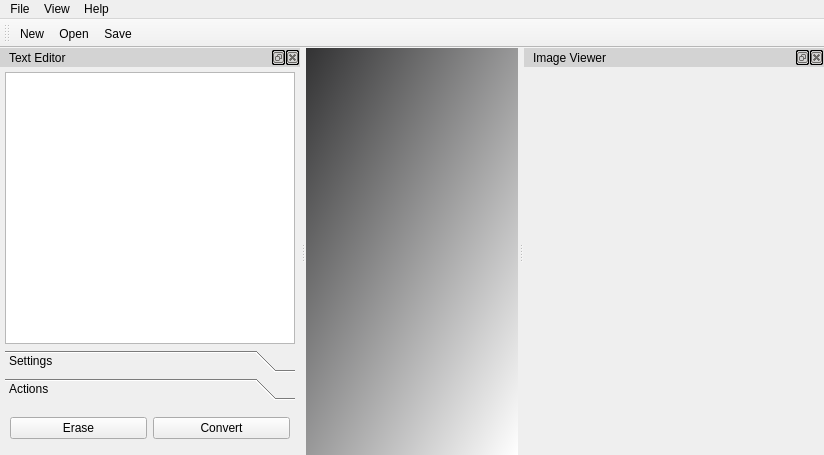
<?xml version="1.0" encoding="UTF-8"?>
<ui version="4.0">
 <class>MainWindow</class>
 <widget class="QMainWindow" name="MainWindow">
  <property name="geometry">
   <rect>
    <x>0</x>
    <y>0</y>
    <width>824</width>
    <height>455</height>
   </rect>
  </property>
  <property name="windowTitle">
   <string>TextAnimator</string>
  </property>
  <property name="windowIcon">
   <iconset resource="../resources.qrc">
    <normaloff>:/icons/icons/logo.svg</normaloff>:/icons/icons/logo.svg</iconset>
  </property>
  <property name="toolTip">
   <string/>
  </property>
  <property name="styleSheet">
   <string notr="true">
#centralwidget{
background-color: qlineargradient(spread:pad, x1:0, y1:0, x2:1, y2:1, stop:0 #323233, stop:1 #fff);
}
#pushButton_colorPicker{
background-color: white;
border-style: inset;
border-width: 1px;
border-radius: 3px;
border-color: tranparent;
padding: 1px;
}
QDockWidget {
    border: 1px solid #fff;
    titlebar-close-icon: url(:/icons/icons/x-circle.svg);
    titlebar-normal-icon: url(:/icons/icons/maximize.svg);
}

QDockWidget::title {
    text-align: left;
    background: lightgray;
    padding-left: 5px;
}

QDockWidget::close-button, QDockWidget::float-button {
    border: 1px solid  tranparent;
    border-radius: 2px;
    background: transparent;
}

QDockWidget::close-button:hover, QDockWidget::float-button:hover {
    background: rgba(255, 255, 255, 10);
}

QDockWidget::close-button:pressed, QDockWidget::float-button:pressed {
    padding: 1px -1px -1px 1px;
    background: rgba(255, 255, 255, 10);
}</string>
  </property>
  <property name="dockNestingEnabled">
   <bool>true</bool>
  </property>
  <widget class="QWidget" name="centralwidget"/>
  <widget class="QMenuBar" name="menuBar">
   <property name="geometry">
    <rect>
     <x>0</x>
     <y>0</y>
     <width>824</width>
     <height>21</height>
    </rect>
   </property>
   <widget class="QMenu" name="menuFile">
    <property name="title">
     <string>File</string>
    </property>
    <addaction name="actionNew"/>
    <addaction name="actionOpen"/>
    <addaction name="separator"/>
    <addaction name="actionSave"/>
    <addaction name="actionSave_as"/>
    <addaction name="separator"/>
    <addaction name="actionExit"/>
   </widget>
   <widget class="QMenu" name="menuView">
    <property name="title">
     <string>View</string>
    </property>
    <addaction name="actionText_Editor_Widget"/>
    <addaction name="actionImage_Viewer_Widget"/>
    <addaction name="actionReset_View"/>
   </widget>
   <widget class="QMenu" name="menuHelp">
    <property name="title">
     <string>Help</string>
    </property>
    <addaction name="actionAbout"/>
   </widget>
   <addaction name="menuFile"/>
   <addaction name="menuView"/>
   <addaction name="menuHelp"/>
  </widget>
  <widget class="QToolBar" name="toolBar">
   <property name="windowTitle">
    <string>toolBar</string>
   </property>
   <property name="movable">
    <bool>true</bool>
   </property>
   <property name="floatable">
    <bool>true</bool>
   </property>
   <attribute name="toolBarArea">
    <enum>TopToolBarArea</enum>
   </attribute>
   <attribute name="toolBarBreak">
    <bool>false</bool>
   </attribute>
   <addaction name="actionNew_toolbar"/>
   <addaction name="actionOpen_toolbar"/>
   <addaction name="actionSave_toolbar"/>
  </widget>
  <widget class="QDockWidget" name="dockWidget_text">
   <property name="sizePolicy">
    <sizepolicy hsizetype="Preferred" vsizetype="Preferred">
     <horstretch>0</horstretch>
     <verstretch>0</verstretch>
    </sizepolicy>
   </property>
   <property name="minimumSize">
    <size>
     <width>300</width>
     <height>322</height>
    </size>
   </property>
   <property name="floating">
    <bool>false</bool>
   </property>
   <property name="features">
    <set>QDockWidget::AllDockWidgetFeatures</set>
   </property>
   <property name="windowTitle">
    <string>Text Editor</string>
   </property>
   <attribute name="dockWidgetArea">
    <number>1</number>
   </attribute>
   <widget class="QWidget" name="dockWidgetContents_text">
    <property name="sizePolicy">
     <sizepolicy hsizetype="Preferred" vsizetype="Preferred">
      <horstretch>0</horstretch>
      <verstretch>0</verstretch>
     </sizepolicy>
    </property>
    <property name="minimumSize">
     <size>
      <width>300</width>
      <height>300</height>
     </size>
    </property>
    <layout class="QVBoxLayout" name="verticalLayout_text" stretch="1,0">
     <property name="spacing">
      <number>6</number>
     </property>
     <property name="sizeConstraint">
      <enum>QLayout::SetDefaultConstraint</enum>
     </property>
     <property name="leftMargin">
      <number>5</number>
     </property>
     <property name="topMargin">
      <number>5</number>
     </property>
     <property name="rightMargin">
      <number>5</number>
     </property>
     <property name="bottomMargin">
      <number>5</number>
     </property>
     <item>
      <widget class="QTextEdit" name="textEdit">
       <property name="font">
        <font>
         <family>Consolas</family>
        </font>
       </property>
       <property name="lineWrapMode">
        <enum>QTextEdit::NoWrap</enum>
       </property>
       <property name="acceptRichText">
        <bool>false</bool>
       </property>
      </widget>
     </item>
     <item>
      <widget class="QToolBox" name="toolBox">
       <property name="maximumSize">
        <size>
         <width>16777215</width>
         <height>100</height>
        </size>
       </property>
       <property name="frameShape">
        <enum>QFrame::NoFrame</enum>
       </property>
       <property name="currentIndex">
        <number>1</number>
       </property>
       <widget class="QWidget" name="page_settings">
        <property name="geometry">
         <rect>
          <x>0</x>
          <y>0</y>
          <width>290</width>
          <height>40</height>
         </rect>
        </property>
        <property name="maximumSize">
         <size>
          <width>16777215</width>
          <height>150</height>
         </size>
        </property>
        <attribute name="icon">
         <iconset resource="../resources.qrc">
          <normaloff>:/icons/icons/chevrons-down.svg</normaloff>:/icons/icons/chevrons-down.svg</iconset>
        </attribute>
        <attribute name="label">
         <string>Settings</string>
        </attribute>
        <layout class="QHBoxLayout" name="horizontalLayout_settings" stretch="2,1,0">
         <property name="leftMargin">
          <number>5</number>
         </property>
         <property name="topMargin">
          <number>5</number>
         </property>
         <property name="rightMargin">
          <number>5</number>
         </property>
         <property name="bottomMargin">
          <number>5</number>
         </property>
         <item>
          <widget class="QFontComboBox" name="fontComboBox">
           <property name="currentFont">
            <font>
             <family>Consolas</family>
            </font>
           </property>
          </widget>
         </item>
         <item>
          <widget class="QSpinBox" name="fontSpinBox">
           <property name="minimum">
            <number>1</number>
           </property>
           <property name="value">
            <number>8</number>
           </property>
          </widget>
         </item>
         <item>
          <widget class="QPushButton" name="pushButton_colorPicker">
           <property name="autoFillBackground">
            <bool>false</bool>
           </property>
           <property name="text">
            <string/>
           </property>
           <property name="icon">
            <iconset resource="../resources.qrc">
             <normaloff>:/icons/icons/droplet.svg</normaloff>:/icons/icons/droplet.svg</iconset>
           </property>
          </widget>
         </item>
        </layout>
       </widget>
       <widget class="QWidget" name="page_actions">
        <property name="geometry">
         <rect>
          <x>0</x>
          <y>0</y>
          <width>290</width>
          <height>40</height>
         </rect>
        </property>
        <attribute name="icon">
         <iconset resource="../resources.qrc">
          <normaloff>:/icons/icons/chevrons-up.svg</normaloff>:/icons/icons/chevrons-up.svg</iconset>
        </attribute>
        <attribute name="label">
         <string>Actions</string>
        </attribute>
        <layout class="QHBoxLayout" name="horizontalLayout_actions">
         <property name="leftMargin">
          <number>5</number>
         </property>
         <property name="topMargin">
          <number>5</number>
         </property>
         <property name="rightMargin">
          <number>5</number>
         </property>
         <property name="bottomMargin">
          <number>5</number>
         </property>
         <item>
          <widget class="QPushButton" name="pushButton_erase">
           <property name="text">
            <string>Erase</string>
           </property>
           <property name="icon">
            <iconset resource="../resources.qrc">
             <normaloff>:/icons/icons/trash-2.svg</normaloff>:/icons/icons/trash-2.svg</iconset>
           </property>
          </widget>
         </item>
         <item>
          <widget class="QPushButton" name="pushButton_convert">
           <property name="text">
            <string>Convert</string>
           </property>
           <property name="icon">
            <iconset resource="../resources.qrc">
             <normaloff>:/icons/icons/zap.svg</normaloff>:/icons/icons/zap.svg</iconset>
           </property>
          </widget>
         </item>
        </layout>
       </widget>
      </widget>
     </item>
    </layout>
   </widget>
  </widget>
  <widget class="QDockWidget" name="dockWidget_image">
   <property name="sizePolicy">
    <sizepolicy hsizetype="Preferred" vsizetype="Preferred">
     <horstretch>0</horstretch>
     <verstretch>0</verstretch>
    </sizepolicy>
   </property>
   <property name="minimumSize">
    <size>
     <width>300</width>
     <height>322</height>
    </size>
   </property>
   <property name="windowTitle">
    <string>Image Viewer</string>
   </property>
   <attribute name="dockWidgetArea">
    <number>2</number>
   </attribute>
   <widget class="QWidget" name="dockWidgetContents_image">
    <property name="sizePolicy">
     <sizepolicy hsizetype="Preferred" vsizetype="Preferred">
      <horstretch>0</horstretch>
      <verstretch>0</verstretch>
     </sizepolicy>
    </property>
    <property name="minimumSize">
     <size>
      <width>300</width>
      <height>300</height>
     </size>
    </property>
    <layout class="QVBoxLayout" name="verticalLayout_image">
     <property name="leftMargin">
      <number>5</number>
     </property>
     <property name="topMargin">
      <number>5</number>
     </property>
     <property name="rightMargin">
      <number>5</number>
     </property>
     <property name="bottomMargin">
      <number>5</number>
     </property>
    </layout>
   </widget>
  </widget>
  <action name="actionNew">
   <property name="icon">
    <iconset resource="../resources.qrc">
     <normaloff>:/icons/icons/file-plus.svg</normaloff>:/icons/icons/file-plus.svg</iconset>
   </property>
   <property name="text">
    <string>New</string>
   </property>
  </action>
  <action name="actionOpen">
   <property name="icon">
    <iconset resource="../resources.qrc">
     <normaloff>:/icons/icons/folder.svg</normaloff>:/icons/icons/folder.svg</iconset>
   </property>
   <property name="text">
    <string>Open</string>
   </property>
  </action>
  <action name="actioninterface_ui">
   <property name="icon">
    <iconset resource="../resources.qrc">
     <normaloff>:/icons/icons/clock.svg</normaloff>:/icons/icons/clock.svg</iconset>
   </property>
   <property name="text">
    <string>interface.ui</string>
   </property>
  </action>
  <action name="actionSave">
   <property name="icon">
    <iconset resource="../resources.qrc">
     <normaloff>:/icons/icons/save.svg</normaloff>:/icons/icons/save.svg</iconset>
   </property>
   <property name="text">
    <string>Save</string>
   </property>
  </action>
  <action name="actionSave_as">
   <property name="icon">
    <iconset resource="../resources.qrc">
     <normaloff>:/icons/icons/save-as.svg</normaloff>:/icons/icons/save-as.svg</iconset>
   </property>
   <property name="text">
    <string>Save as</string>
   </property>
  </action>
  <action name="actionNew_toolbar">
   <property name="icon">
    <iconset resource="../resources.qrc">
     <normaloff>:/icons/icons/file-plus.svg</normaloff>:/icons/icons/file-plus.svg</iconset>
   </property>
   <property name="text">
    <string>New</string>
   </property>
   <property name="toolTip">
    <string>New</string>
   </property>
  </action>
  <action name="actionOpen_toolbar">
   <property name="icon">
    <iconset resource="../resources.qrc">
     <normaloff>:/icons/icons/folder.svg</normaloff>:/icons/icons/folder.svg</iconset>
   </property>
   <property name="text">
    <string>Open</string>
   </property>
   <property name="toolTip">
    <string>Open</string>
   </property>
  </action>
  <action name="actionSave_toolbar">
   <property name="icon">
    <iconset resource="../resources.qrc">
     <normaloff>:/icons/icons/save.svg</normaloff>:/icons/icons/save.svg</iconset>
   </property>
   <property name="text">
    <string>Save</string>
   </property>
   <property name="toolTip">
    <string>Save</string>
   </property>
  </action>
  <action name="actionCut">
   <property name="text">
    <string>Cut</string>
   </property>
  </action>
  <action name="actionCopy">
   <property name="text">
    <string>Copy</string>
   </property>
  </action>
  <action name="actionPaste">
   <property name="text">
    <string>Paste</string>
   </property>
  </action>
  <action name="actionExit">
   <property name="icon">
    <iconset resource="../resources.qrc">
     <normaloff>:/icons/icons/x-square.svg</normaloff>:/icons/icons/x-square.svg</iconset>
   </property>
   <property name="text">
    <string>Exit</string>
   </property>
   <property name="menuRole">
    <enum>QAction::QuitRole</enum>
   </property>
  </action>
  <action name="actionText_Editor_Widget">
   <property name="checkable">
    <bool>true</bool>
   </property>
   <property name="checked">
    <bool>true</bool>
   </property>
   <property name="icon">
    <iconset>
     <selectedoff>:/icons/icons/eye-off.svg</selectedoff>
     <selectedon>:/icons/icons/eye.svg</selectedon>
    </iconset>
   </property>
   <property name="text">
    <string>Text Editor Widget</string>
   </property>
  </action>
  <action name="actionImage_Viewer_Widget">
   <property name="checkable">
    <bool>true</bool>
   </property>
   <property name="checked">
    <bool>true</bool>
   </property>
   <property name="icon">
    <iconset>
     <selectedoff>:/icons/icons/eye-off.svg</selectedoff>
     <selectedon>:/icons/icons/eye.svg</selectedon>
    </iconset>
   </property>
   <property name="text">
    <string>Image Viewer Widget</string>
   </property>
  </action>
  <action name="actionAbout">
   <property name="icon">
    <iconset resource="../resources.qrc">
     <normaloff>:/icons/icons/info.svg</normaloff>:/icons/icons/info.svg</iconset>
   </property>
   <property name="text">
    <string>About</string>
   </property>
   <property name="menuRole">
    <enum>QAction::AboutRole</enum>
   </property>
  </action>
  <action name="actionReset_View">
   <property name="icon">
    <iconset resource="../resources.qrc">
     <normaloff>:/icons/icons/columns.svg</normaloff>:/icons/icons/columns.svg</iconset>
   </property>
   <property name="text">
    <string>Reset View</string>
   </property>
  </action>
 </widget>
 <resources>
  <include location="../resources.qrc"/>
 </resources>
 <connections/>
</ui>
